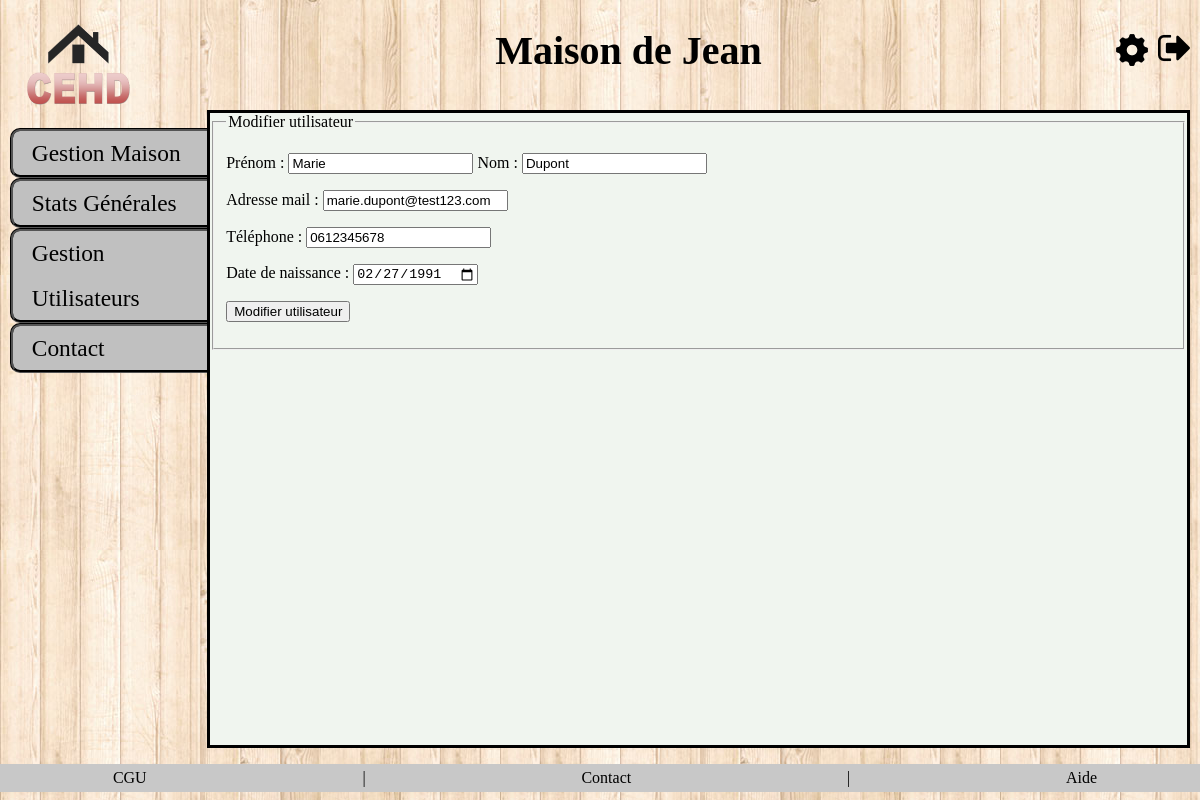
Screenshot of /index.php?action=modify_user_form&id=9 (signed in) with the database file from the repository.
### tables this page shows
CREATE TABLE `user` (
  `id_user` int(10) UNSIGNED NOT NULL,
  `status` enum('SUPER_USER','USER','ADMIN') NOT NULL,
  `mail` varchar(254) NOT NULL,
  `password` varchar(255) NOT NULL,
  `first_name` varchar(20) NOT NULL,
  `last_name` varchar(20) NOT NULL,
  `date_of_birth` date NOT NULL,
  `phone` varchar(20) NOT NULL,
  `id_superuser` int(10) UNSIGNED DEFAULT NULL
);

### model/user.php (called while the page is built, shortened)
<?php
function get_user_detail($id_user){
    $db=dbConnect();
    $req=$db->prepare('SELECT * FROM `user` WHERE id_user=?');
    $req->bindValue(1,$id_user,PDO::PARAM_INT);
    $req->execute();
    return $req;
}

### controller/user.php (called while the page is built, shortened)
<?php
require_once ROOT.'/model/user.php';
function getUserDetail($id_user){
    $req=get_user_detail($id_user);
    $post=$req;
    return $post;
}

### view/frontend/modify_user.php (the view, shortened to what this page needs)
    <form action="index.php?action=modify_user_front" method="post">
        <fieldset>
            <legend>Modifier utilisateur</legend>
            <?php while($req=$user->fetch()){ ?>
            <p>
                <label for="add_firstname">Prénom :</label>
                <input type="text" placeholder="Prénom" id="add_firstname" name="_firstname" value="<?= $req['first_name'];?>" required/>
                <label for="add_lastname">Nom :</label>
                <input type="text" placeholder="Nom" id="add_lastname" name="_lastname" value="<?= $req['last_name'];?>" required/>
            </p>
            <p>
                <label for="add_mail">Adresse mail :</label>
                <input type="email" placeholder="Adresse email" id="add_mail" name="_mail" value="<?= $req['mail'];?>" required/>
            </p>
            <p>
                <label for="add_phone">Téléphone :</label>
                <input type="tel" placeholder="Téléphone" id="add_phone" name="_phone" value="<?= $req['phone'];?>" required/>
            </p>
            <p>
                <label for="add_date_of_birth">Date de naissance :</label>
                <input type="date" placeholder="jj/mm/aaaa" id="add_date_of_birth" name="_date_of_birth" value="<?= $req['date_of_birth'];?>" required/>
            </p>
            <p>
                <input type="submit" value="Modifier utilisateur"/>
            </p>
            <?php }?>
        </fieldset>
    </form>
<?php require('template.php'); ?>

### public/css/style.css (style rules this page uses)
@media screen and (min-width: 915px ) { body { height: 100vh; margin: 0; padding: 0; display: flex; flex-direction: column; background-image: url('../img/fond.jpg'); } }

### rows the page displays
user: _firstname "Marie", _lastname "Dupont", _mail "marie.dupont@test123.com", _phone "0612345678", _date_of_birth "02/27/1991"

### other values shown
$_SESSION['name'] "Jean"
